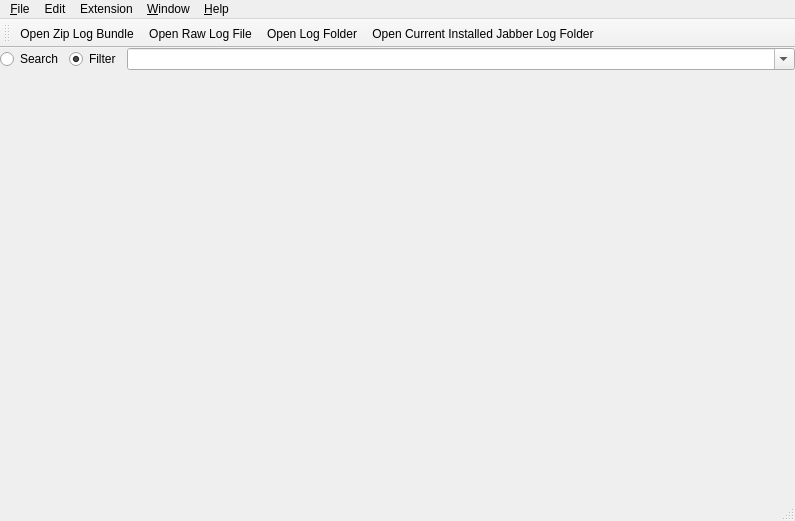
<?xml version="1.0" encoding="UTF-8"?>
<ui version="4.0">
 <class>MainWindow</class>
 <widget class="QMainWindow" name="MainWindow">
  <property name="geometry">
   <rect>
    <x>0</x>
    <y>0</y>
    <width>795</width>
    <height>521</height>
   </rect>
  </property>
  <property name="windowTitle">
   <string>Cisco Jabber Log Viewer</string>
  </property>
  <property name="windowIcon">
   <iconset resource="cjlv.qrc">
    <normaloff>:/cjlv.png</normaloff>:/cjlv.png</iconset>
  </property>
  <widget class="QWidget" name="centralWidget">
   <layout class="QVBoxLayout" name="verticalLayout">
    <property name="leftMargin">
     <number>0</number>
    </property>
    <property name="topMargin">
     <number>0</number>
    </property>
    <property name="rightMargin">
     <number>0</number>
    </property>
    <property name="bottomMargin">
     <number>0</number>
    </property>
    <item>
     <layout class="QHBoxLayout" name="horizontalLayout" stretch="0,0,1">
      <item>
       <widget class="QRadioButton" name="radioSearch">
        <property name="text">
         <string>Search</string>
        </property>
       </widget>
      </item>
      <item>
       <widget class="QRadioButton" name="radioFilter">
        <property name="text">
         <string>Filter</string>
        </property>
        <property name="checked">
         <bool>true</bool>
        </property>
       </widget>
      </item>
      <item>
       <widget class="QComboBox" name="cbKeyword">
        <property name="editable">
         <bool>true</bool>
        </property>
       </widget>
      </item>
     </layout>
    </item>
    <item>
     <widget class="TabWidget" name="tabWidget">
      <property name="currentIndex">
       <number>-1</number>
      </property>
      <property name="documentMode">
       <bool>true</bool>
      </property>
      <property name="tabsClosable">
       <bool>true</bool>
      </property>
      <property name="tabBarAutoHide">
       <bool>true</bool>
      </property>
     </widget>
    </item>
   </layout>
  </widget>
  <widget class="QMenuBar" name="menuBar">
   <property name="geometry">
    <rect>
     <x>0</x>
     <y>0</y>
     <width>795</width>
     <height>18</height>
    </rect>
   </property>
   <widget class="QMenu" name="menu_File">
    <property name="title">
     <string>&amp;File</string>
    </property>
    <addaction name="actionOpenZipLogBundle"/>
    <addaction name="actionOpenRawLogFile"/>
    <addaction name="actionOpenLogFolder"/>
    <addaction name="actionOpenCurrentInstalledJabberLogFolder"/>
    <addaction name="separator"/>
    <addaction name="actionClose"/>
    <addaction name="actionCloseAll"/>
    <addaction name="actionCloseAllButThis"/>
    <addaction name="separator"/>
    <addaction name="actionExit"/>
   </widget>
   <widget class="QMenu" name="menuEdit">
    <property name="title">
     <string>Edit</string>
    </property>
    <addaction name="actionSearch"/>
    <addaction name="actionFilter"/>
    <addaction name="separator"/>
    <addaction name="actionPreference"/>
   </widget>
   <widget class="QMenu" name="menu_Help">
    <property name="title">
     <string>&amp;Help</string>
    </property>
    <addaction name="actionAbout"/>
   </widget>
   <widget class="QMenu" name="menuExtension">
    <property name="title">
     <string>Extension</string>
    </property>
    <addaction name="actionEditExtensions"/>
   </widget>
   <widget class="QMenu" name="menu_Window">
    <property name="title">
     <string>&amp;Window</string>
    </property>
    <addaction name="actionCloseAll"/>
   </widget>
   <addaction name="menu_File"/>
   <addaction name="menuEdit"/>
   <addaction name="menuExtension"/>
   <addaction name="menu_Window"/>
   <addaction name="menu_Help"/>
  </widget>
  <widget class="QToolBar" name="mainToolBar">
   <property name="iconSize">
    <size>
     <width>32</width>
     <height>32</height>
    </size>
   </property>
   <attribute name="toolBarArea">
    <enum>TopToolBarArea</enum>
   </attribute>
   <attribute name="toolBarBreak">
    <bool>false</bool>
   </attribute>
   <addaction name="actionOpenZipLogBundle"/>
   <addaction name="actionOpenRawLogFile"/>
   <addaction name="actionOpenLogFolder"/>
   <addaction name="actionOpenCurrentInstalledJabberLogFolder"/>
  </widget>
  <widget class="QStatusBar" name="statusBar"/>
  <action name="actionOpenZipLogBundle">
   <property name="icon">
    <iconset resource="cjlv.qrc">
     <normaloff>:/image/open-zip-file.png</normaloff>:/image/open-zip-file.png</iconset>
   </property>
   <property name="text">
    <string>Open &amp;Zip Log Bundle...</string>
   </property>
   <property name="shortcut">
    <string>Ctrl+Shift+Z</string>
   </property>
  </action>
  <action name="actionOpenRawLogFile">
   <property name="icon">
    <iconset resource="cjlv.qrc">
     <normaloff>:/image/open-file.png</normaloff>:/image/open-file.png</iconset>
   </property>
   <property name="text">
    <string>Open &amp;Raw Log File...</string>
   </property>
   <property name="shortcut">
    <string>Ctrl+Shift+R</string>
   </property>
  </action>
  <action name="actionOpenLogFolder">
   <property name="icon">
    <iconset resource="cjlv.qrc">
     <normaloff>:/image/open-folder.png</normaloff>:/image/open-folder.png</iconset>
   </property>
   <property name="text">
    <string>Open Log &amp;Folder...</string>
   </property>
   <property name="shortcut">
    <string>Ctrl+Shift+F</string>
   </property>
  </action>
  <action name="actionOpenCurrentInstalledJabberLogFolder">
   <property name="icon">
    <iconset resource="cjlv.qrc">
     <normaloff>:/image/open-installed-folder.png</normaloff>:/image/open-installed-folder.png</iconset>
   </property>
   <property name="text">
    <string>Open Current &amp;Installed Jabber Log Folder</string>
   </property>
   <property name="shortcut">
    <string>Ctrl+Shift+I</string>
   </property>
  </action>
  <action name="actionClose">
   <property name="text">
    <string>&amp;Close</string>
   </property>
   <property name="shortcut">
    <string>Ctrl+W</string>
   </property>
  </action>
  <action name="actionCloseAll">
   <property name="text">
    <string>Close All</string>
   </property>
   <property name="shortcut">
    <string>Ctrl+Shift+W</string>
   </property>
  </action>
  <action name="actionCloseAllButThis">
   <property name="text">
    <string>Close All But This</string>
   </property>
   <property name="shortcut">
    <string>Ctrl+Alt+W</string>
   </property>
  </action>
  <action name="actionExit">
   <property name="text">
    <string>Exit</string>
   </property>
   <property name="shortcut">
    <string>Alt+X</string>
   </property>
   <property name="menuRole">
    <enum>QAction::QuitRole</enum>
   </property>
  </action>
  <action name="actionSearch">
   <property name="checkable">
    <bool>true</bool>
   </property>
   <property name="text">
    <string>&amp;Search</string>
   </property>
   <property name="shortcut">
    <string>Ctrl+S</string>
   </property>
  </action>
  <action name="actionFilter">
   <property name="checkable">
    <bool>true</bool>
   </property>
   <property name="checked">
    <bool>true</bool>
   </property>
   <property name="text">
    <string>&amp;Filter</string>
   </property>
   <property name="shortcut">
    <string>Ctrl+F</string>
   </property>
  </action>
  <action name="actionAbout">
   <property name="text">
    <string>&amp;About...</string>
   </property>
   <property name="menuRole">
    <enum>QAction::AboutRole</enum>
   </property>
  </action>
  <action name="actionPreference">
   <property name="text">
    <string>&amp;Preference...</string>
   </property>
   <property name="shortcut">
    <string>Ctrl+Shift+F11</string>
   </property>
   <property name="menuRole">
    <enum>QAction::PreferencesRole</enum>
   </property>
  </action>
  <action name="actionEditExtensions">
   <property name="text">
    <string>Edit...</string>
   </property>
   <property name="toolTip">
    <string>Edit extensions</string>
   </property>
  </action>
 </widget>
 <layoutdefault spacing="6" margin="11"/>
 <customwidgets>
  <customwidget>
   <class>TabWidget</class>
   <extends>QTabWidget</extends>
   <header>tabwidget.h</header>
   <container>1</container>
  </customwidget>
 </customwidgets>
 <resources>
  <include location="cjlv.qrc"/>
 </resources>
 <connections/>
</ui>
